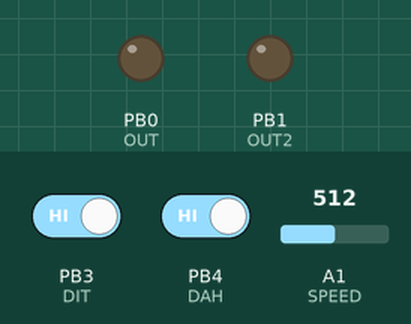
The sketch below on a simulated ATtiny85, built with avr-gcc and run on an emulated ATtiny85. Shown: output pins drawn as LEDs (lit = HIGH). Dashed ring = blinking. The test bench sets the inputs (shaded band); at power-on: PB3 (DIT) HIGH, A1 (SPEED) = 512, PB4 (DAH) HIGH.

Above: at 1.2 s.
1.3 s: PB3 (DIT) driven LOW
At 1.36 s:
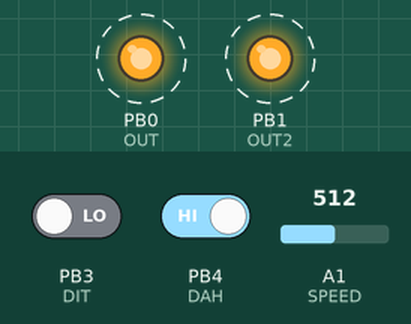
4.3 s: A1 (SPEED) set to 0
5.9 s: A1 (SPEED) set to 2
7.4 s: A1 (SPEED) set to 5
At 8.5 s:
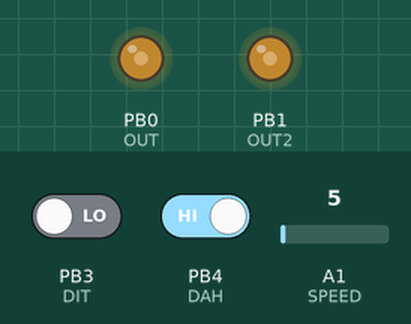
8.9 s: PB4 (DAH) driven LOW
At 9.89 s:
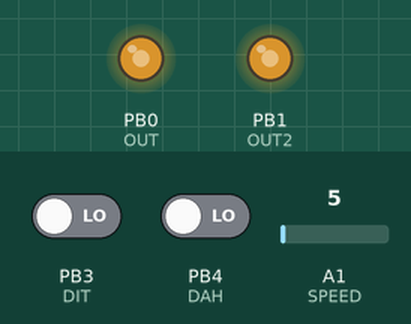
11.9 s: A1 (SPEED) set to 29
14.9 s: A1 (SPEED) set to 34
Timing chart, 0 to 20.4 s (numbered marks = the images above; inputs shaded):
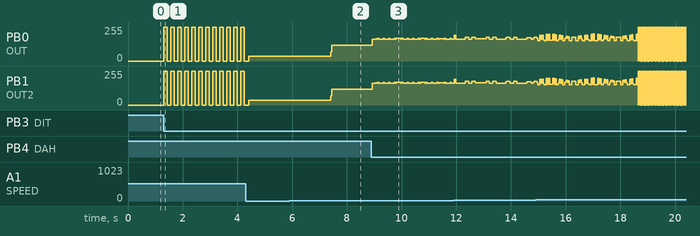

Measured:
- after the input at 1.3 s, PB0 (OUT), PB1 (OUT2): alternates 255/255 for 0.13 s and 0/255 for 0.13 s, starting at once
- after the input at 5.9 s, every drawn part: stays the same
- after the input at 7.4 s, PB0 (OUT): 36/255 → 118/255 at once; PB1 (OUT2): 37/255 → 118/255 at once

The sketch:

Keyer.ino
```cpp
/// CW Keyer for ATTiny85

// For use with damellis/attiny core
//                    +-\/-+
// RESET/A0/PB5      1|    |8  Vcc
// DIT (PULL UP) PB3 2|    |7  PB2/A1 SPEED POT
// DAH (PULL UP) PB4 3|    |6  PB1 OUT2 high when active
//               GND 4|    |5  PB0 OUT  high when active
//                    +----+
// Two outputs are identical, for maybe keying and an LED

#define OUT 0
#define OUT2 1
// This needs to be analog input capable
#define SPEED A1
#define DIT 3
#define DAH 4

void setup() {
    pinMode(OUT, OUTPUT);
    pinMode(OUT2, OUTPUT);
    pinMode(SPEED, INPUT);
    pinMode(DIT, INPUT);
    pinMode(DAH, INPUT);
    digitalWrite(OUT, LOW);
}

static void make(int duration) {
    digitalWrite(OUT, HIGH);
    digitalWrite(OUT2, HIGH);
    delay(duration);
    digitalWrite(OUT, LOW);
    digitalWrite(OUT2, LOW);
}

void loop() {
    // `delay` is in ms and this gives max 1023
    // mark length = 60/(50 "wpm") seconds = 1200/"wpm" ms
    // A sensible range is 5-inf wpm, or 0-240 ms, so let's scale to 256
    int mark = analogRead(SPEED) >> 2;
    if (!digitalRead(DIT)) {
        make(mark);
        delay(mark);
    }
    if (!digitalRead(DAH)) {
        make(3 * mark);
        delay(mark);
    }
}
```
